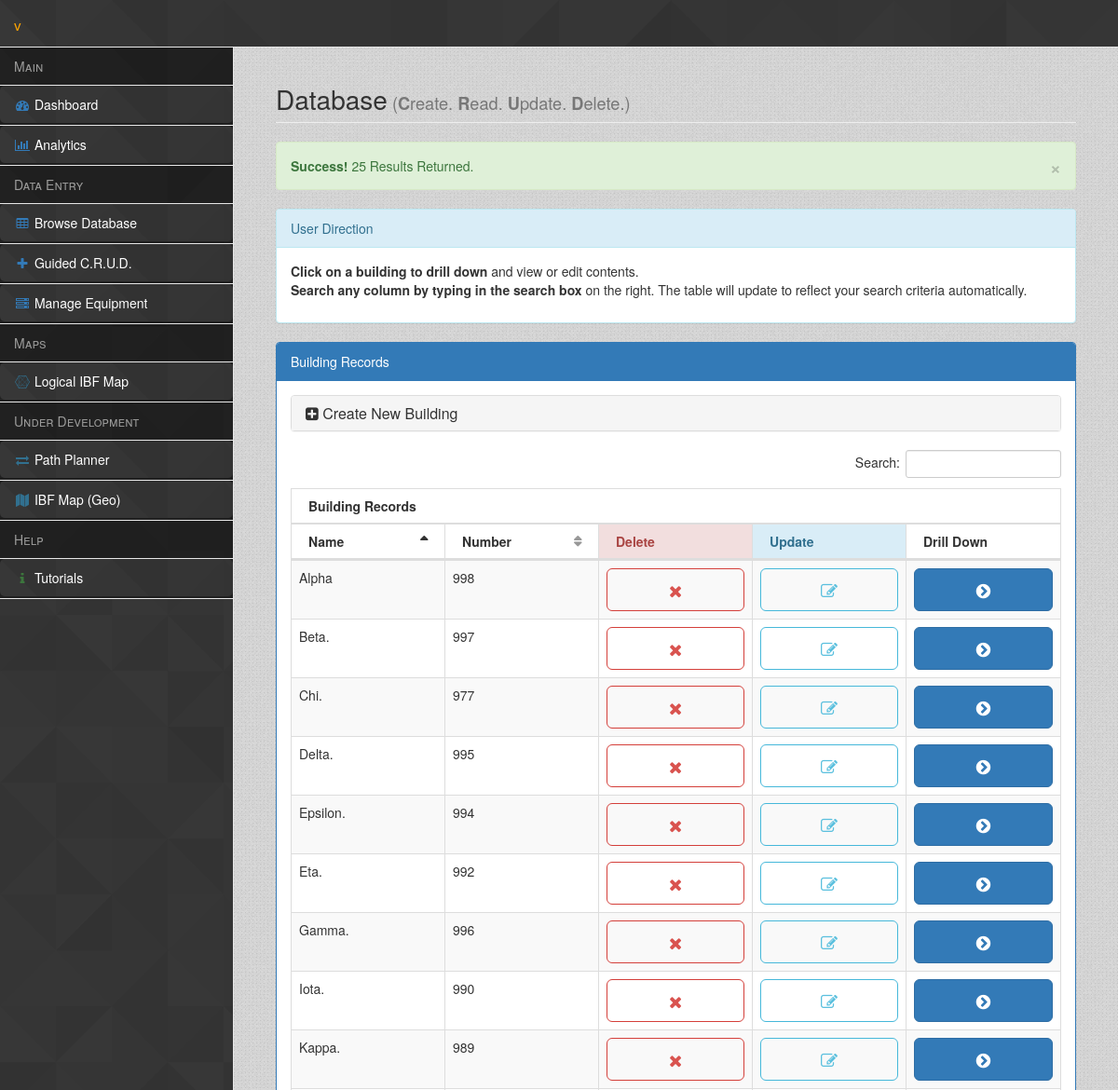
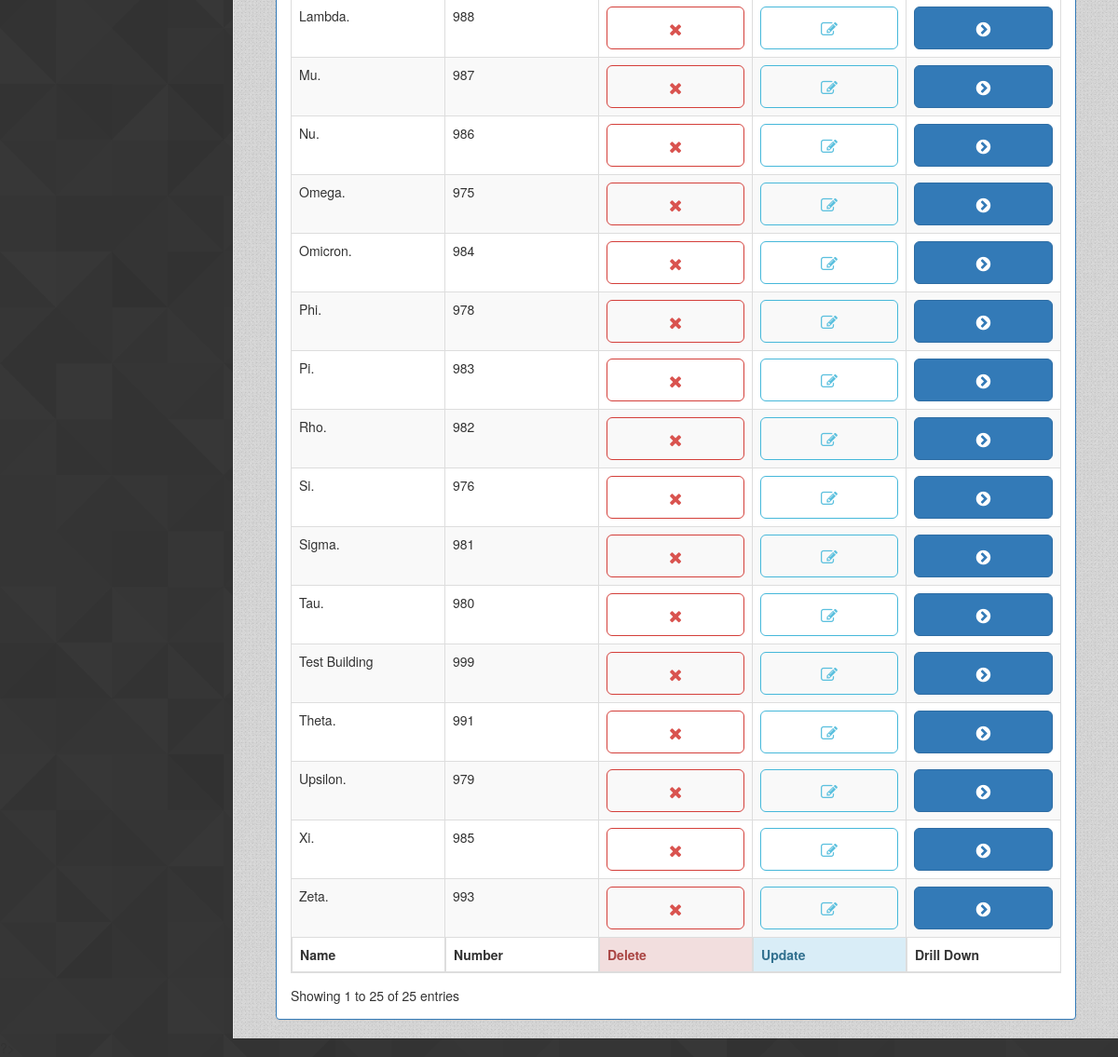
/pages/module_crud.php, run on the app's committed database (2 pictures, top to bottom).
### tables this page shows
CREATE TABLE IF NOT EXISTS `building` (
  `building_UID` int(4) unsigned zerofill NOT NULL AUTO_INCREMENT,
  `number` varchar(4) NOT NULL,
  `name` varchar(60) NOT NULL,
  `levels` int(2) NOT NULL,
  `notes` varchar(256) DEFAULT NULL,
  `address` varchar(256) DEFAULT NULL,
  `long` decimal(10,6) DEFAULT NULL,
  `lat` decimal(11,6) DEFAULT NULL,
  `lastmodified` timestamp NOT NULL DEFAULT CURRENT_TIMESTAMP ON UPDATE CURRENT_TIMESTAMP,
  PRIMARY KEY (`building_UID`),
  UNIQUE KEY `numNameCombo` (`number`,`name`)
);

### pages/module_crud.php (the view, shortened to what this page needs)
<!DOCTYPE html>
<html lang="en">
<?php
include('./commonFunctions.php');
include('snippets/sharedHead.php');
$thisPage='home';
generatePageStartHtml($thisPage);
writeHeader('Database<small> (<b>C</b>reate. <b>R</b>ead. <b>U</b>pdate. <b>D</b>elete.)</small>');
if(isset($_POST['cabinetAction']) && isset($_POST['cabinetUID'])){
switch ($_POST['cabinetAction']) {
    case 'delete':
        $db = new PDO('mysql:host='.$dbHost.';dbname='.$dbName.'', $dbUser, $dbPassword);
        $db->setAttribute(PDO::ATTR_ERRMODE, PDO::ERRMODE_EXCEPTION);
        try {
            $stmt = $db->prepare('DELETE FROM cabinet WHERE cabinet_UID=:cabinetUID');
            $stmt->bindParam(':cabinetUID', $_POST['cabinetUID']);
            $stmt->execute();
            writeAlert('success',' <i class="fi-results"></i> Cabinet '.$_POST['cabinetLabel'].' of Storage Unit '.$_POST['cabinetStorageUnitLabel'].' was successfully removed from the system.<br />(this includes all child elements including panels, ports, strands, and jumpers)');
        }
        catch(PDOException $e){
            writeAlert('danger',$e->getMessage());
        }
        break;
    case 'edit':
        echo '
        <div class="row">
        <div class="col-lg-12">
        <div class="panel panel-info">
        <div class="panel-heading">
        User Direction
        </div>
        <div class="panel-body">
        <p>
        <b>Edit the fields below</b> to set new values.<br />
        <b>Hit update record</b> to save your changes.
        </p><form action="module_crud.php" method="POST">
        <input type="hidden" name="cabinetUID" id="cabinetUID" value="'.$_POST['cabinetUID'].'" />
        <input type="hidden" name="cabinetAction" id="cabinetAction" value="update" />
        <div class="dataTable_wrapper">
        <table class="table table-striped table-bordered table-hover table-responsive" id="dataTables-updateBuilding">
        <thead>
        <tr>
        <th class="center" colspan="3">Cabinet Record</th>
        </tr>
        <tr>
        <th>Label</th>
        <th>Notes</th>
        <th>Action</th>
        </tr>
        </thead>
        <tbody>
        <tr class="odd  dt-body-center">
        <td>
        <div class="form-group-lg">
        <input class="form-control" id="cabinetLabel" name="cabinetLabel" value="'.$_POST['cabinetLabel'].'">
        </div>
        </td>
        <td>
        <div class="form-group-lg">
        <input class="form-control" id="cabinetNotes" name="cabinetNotes" value="'.$_POST['cabinetNotes'].'">
        </div>
        </td>
        <td>
        <button type="submit" class="btn btn-primary btn-lg btn-block"><i class="fa fa-edit"></i> Update Record</button>
        </td>
        </tr>
        </tbody>
        </table>
        </form>
        </div>
        </div>
        </div>
        </div>
        ';
        break;
    case 'update':
        $db = new PDO('mysql:host='.$dbHost.';dbname='.$dbName.'', $dbUser, $dbPassword);
        $db->setAttribute(PDO::ATTR_ERRMODE, PDO::ERRMODE_EXCEPTION);
        try {
            $stmt = $db->prepare('UPDATE cabinet SET label=:label, notes=:notes WHERE cabinet_UID=:cabinetUID');
            $stmt->bindParam(':cabinetUID', $_POST['cabinetUID']);
            $stmt->bindParam(':label', $_POST['cabinetLabel']);
            $stmt->bindParam(':notes', $_POST['cabinetNotes']);
            $stmt->execute();
            echo '<div class="alert alert-success"><strong>Success!</strong> <i class="fi-results"></i> The selected cabinet now has a label of "'.$_POST['cabinetLabel'].'" and the following note atttached:<br />"'.$_POST['cabinetNotes'].'". <a href="#" class="close" data-dismiss="alert" aria-label="close">&times;</a></div>';
        }
        catch(PDOException $e){
            echo '<div class="alert alert-danger"><strong>Error!</strong>: '.$e->getMessage().'<a href="#" class="close" data-dismiss="alert" aria-label="close">&times;</a></div>';
        }
        include('snippets/crud_module/crud_module_cabinets.php');
        break;
    default:
        break;
}
}
else{
    $buildingDetails=array("UID" => array(),"number" => array(),"name" => array(),"levels" => array(),"notes" => array(),"lastMod" => array());
    $db = new PDO('mysql:host='.$dbHost.';dbname='.$dbName.'', $dbUser, $dbPassword);
    $db->setAttribute(PDO::ATTR_ERRMODE, PDO::ERRMODE_EXCEPTION);
      try {
      $stmt = $db->prepare('SELECT * FROM building order by number asc');
      $stmt->execute();
      $i=0;
      foreach($stmt as $row) {
      $i++;
      $buildingDetails[$i]['UID']=$row['building_UID'];
      $buildingDetails[$i]['number']=$row['number'];
      $buildingDetails[$i]['name']=$row['name'];
      $buildingDetails[$i]['levels']=$row['levels'];
      $buildingDetails[$i]['notes']=$row['notes'];
      $buildingDetails[$i]['lastMod']=$row['lastmodified'];
      }
      $totalBuildings=$stmt->rowCount();
        echo '<div class="alert alert-success"><strong>Success!</strong> <i class="fi-results"></i> '.$stmt->rowCount().' Results Returned. <a href="#" class="close" data-dismiss="alert" aria-label="close">&times;</a></div>';
      }
    catch(PDOException $e){
        echo '<div class="alert alert-danger"><strong>Error!</strong>: '.$e->getMessage().'<a href="#" class="close" data-dismiss="alert" aria-label="close">&times;</a></div>';
    }
?>
                <div class="row">
                    <div class="col-lg-12">
                        <div class="panel panel-info">
                            <div class="panel-heading">
                                User Direction
                            </div>
                            <div class="panel-body">
                                <p>
                                <b>Click on a building to drill down</b> and view or edit contents.<br />
                                <b>Search any column by typing in the search box</b> on the right. The table will update to reflect your search criteria automatically.
                                </p>
                            </div>
                        </div>
                    </div>
                </div>
    <div class="row">
        <div class="col-lg-12">
        <div class="panel panel-primary">
        <div class="panel-heading">
        Building Records
        </div>
        <div class="panel-body">
                <div class="panel-group" id="accordion">
                    <div class="panel panel-default">
                        <div class="panel-heading">
                            <h4 class="panel-title">
                                <a data-toggle="collapse" data-parent="#accordion" href="#createBuildingAccordion"><i class="fa fa-plus-square"></i> Create New Building</a>
                            </h4>
                        </div>
                    </div>
                </div>
            <div class="dataTable_wrapper">
                <table class="table table-striped table-bordered table-hover table-responsive" id="dataTables-buildings">
                    <thead>
                        <tr>
                            <th class="center" colspan="7">Building Records</th>
                        </tr>
                        <tr>
                            <th>Name</th>
                            <th>Number</th>
                            <th class="alert-danger" style="width:1%;">Delete</th>
                            <th class="center alert-info" style="width:1%;">Update</th>
                            <th class="center">Drill Down</th>
                        </tr>
                    </thead>
                    <tfoot>
                        <tr>
                            <th>Name</th>
                            <th>Number</th>
                            <th class="alert-danger" style="width:1%;">Delete</th>
                            <th class="center alert-info" style="width:1%;">Update</th>
                            <th class="center">Drill Down</th>
                        </tr>
                    </tfoot>
                    <tbody>
            <?php
            $i=1;while($i<=$totalBuildings){
                if ($i % 2 == 0) {
                    echo '<tr class="even ">';
                }
                else{
                    echo '<tr class="odd  dt-body-center">';
                }
                echo "<td>".$buildingDetails[$i]['name']."</td>";
                echo "<td>".$buildingDetails[$i]['number']."</td>";
                echo "
                <td>
                    <form action='module_crud.php' method='POST'>
                        <input type='hidden' name='buildingUID' id='buildingUID' value='".$buildingDetails[$i]['UID']."' />
                        <input type='hidden' name='buildingNumber' id='buildingNumber' value='".$buildingDetails[$i]['number']."' />
                        <input type='hidden' name='buildingName' id='buildingName' value='".$buildingDetails[$i]['name']."' />
                        <input type='hidden' name='buildingLevels' id='buildingLevels' value='".$buildingDetails[$i]['levels']."' />
                        <input type='hidden' name='buildingNotes' id='buildingNotes' value='".$buildingDetails[$i]['notes']."' />
                        <input type='hidden' name='buildingAction' id='buildingAction' value='delete' />
                        <button type='submit' class='btn btn-outline btn-danger btn-lg btn-block' onclick=\"return confirm('Are you sure? Deleting this building will also destroy everything inside this building. This is irreversible.')\"><i class='fa fa-times'></i></button>
                        </form>
                </td>";
                echo "
                <td>
                    <form action='module_crud.php' method='POST'>
                        <input type='hidden' name='buildingUID' id='buildingUID' value='".$buildingDetails[$i]['UID']."' />
                        <input type='hidden' name='buildingNumber' id='buildingNumber' value='".$buildingDetails[$i]['number']."' />
                        <input type='hidden' name='buildingName' id='buildingName' value='".$buildingDetails[$i]['name']."' />
                        <input type='hidden' name='buildingLevels' id='buildingLevels' value='".$buildingDetails[$i]['levels']."' />
                        <input type='hidden' name='buildingNotes' id='buildingNotes' value='".$buildingDetails[$i]['notes']."' />
                        <input type='hidden' name='buildingAction' id='buildingAction' value='edit' />
                        <button type='submit' class='btn btn-outline btn-info btn-lg btn-block'><i class='fa fa-edit'></i></button>
                    </form>
                </td>";
                echo "
                <td>
                    <form action='module_crud.php' method='POST'>
                        <input type='hidden' name='buildingUID' id='buildingUID' value=".$buildingDetails[$i]['UID']." />
                        <input type='hidden' name='buildingNumber' id='buildingNumber' value='".$buildingDetails[$i]['number']."' />
                        <input type='hidden' name='buildingName' id='buildingName' value='".$buildingDetails[$i]['name']."' />
                        <input type='hidden' name='buildingLevels' id='buildingLevels' value='".$buildingDetails[$i]['levels']."' />
                        <input type='hidden' name='buildingNotes' id='buildingNotes' value='".$buildingDetails[$i]['notes']."' />
                        <input type='hidden' name='buildingAction' id='buildingAction' value='view' />
                        <button type='submit' class='btn btn btn-primary btn-lg btn-block'><i class='fa fa-chevron-circle-right'></i></button>
                    </form>
                </td>";
                echo "</tr>";
                $i++;
            }
            ?>
                    </tbody>
                </table>
            </div>
        </div>
        </div>
        </div>
    </div>
<?php
}
?>
            </div>
        </div>
    </div>
</body>
</html>

### pages/snippets/sharedHead.php (shortened to what this page needs)
<head>
    <link href="../bower_components/bootstrap/dist/css/bootstrap.min.css" rel="stylesheet">
    <link href="../bower_components/metisMenu/dist/metisMenu.min.css" rel="stylesheet">
    <link href="../bower_components/bootstrap-social/bootstrap-social.css" rel="stylesheet">
    <link href="../bower_components/datatables-plugins/integration/bootstrap/3/dataTables.bootstrap.css" rel="stylesheet">
    <link href="../bower_components/datatables-responsive/css/dataTables.responsive.css" rel="stylesheet">
    <link href="../dist/css/timeline.css" rel="stylesheet">
    <link href="../dist/css/sb-admin-2.css" rel="stylesheet">
    <link href="../dist/css/customStyles.css" rel="stylesheet">
    <link href="../dist/css/animate.css" rel="stylesheet">
    <link href="../bower_components/font-awesome/css/font-awesome.min.css" rel="stylesheet" type="text/css">
    <link rel="stylesheet" href="../dist/css/leaflet.css" />
    <link href="../bower_components/morrisjs/morris.css" rel="stylesheet">
</head>

### pages/commonFunctions.php (shortened to what this page needs)
<?php
function writeHeader($textString){
    echo '<div class="row">';
    echo '<div class="col-lg-12">';
    echo '<h1 class="page-header">';
    echo $textString;
    echo '</h1>';
    echo '</div>';
    echo '</div>';
}
function generatePageStartHtml($pageName){
	echo '
	<body>
	<div id="wrapper">
	<nav class="navbar navbar-default navbar-static-top" role="navigation" style="margin-bottom: 0">
	';
	include('snippets/sharedTopNav.php');
	include('snippets/sharedSideNav.php');
	echo '</nav>
	<div id="page-wrapper">
	<div class="container-fluid animated fadeIn">';
}
?>

### pages/snippets/sharedTopNav.php (shortened to what this page needs)
<?php
global $config;
?>
<div class="navbar-header">
    <a class="navbar-brand" href="index.php"><?php echo $config['header']['projectName'];?><small> v<?php echo $config['header']['projectVersion'];?></small></a>
</div>

### pages/snippets/sharedSideNav.php (shortened to what this page needs)
  <div class="navbar-default sidebar" role="navigation">
    <div class="sidebar-nav navbar-collapse">
        <ul class="nav" id="side-menu">
            <li class="separator">Main</li>
                <li>
                <a href="index.php">
                <i class="text-primary fa fa-dashboard fa-fw"></i> Dashboard
                </a>
                </li>
                <li>
                <a href="analytics.php">
                <i class="text-primary fa fa-bar-chart fa-fw"></i> Analytics
                </a>
                </li>
            <li class="separator">Data Entry</li>
                <li>
                <a href="module_crud.php">
                <i class="text-primary fa fa-table fa-fw"></i> Browse Database
                </a>
                </li>
                <li>
                <a href="guidedRecordCreation.php">
                <i class="text-primary fa fa-plus fa-fw"></i> Guided C.R.U.D.
                </a>
                </li>
                <li>
                <a href="equipment_crud.php">
                <i class="text-primary fa fa-server fa-fw"></i> Manage Equipment
                </a>
                </li>
            <li class="separator">Maps</li>
                <li>
                <a href="interbuildingMapLogical.php">
                <i class="text-info fa fa-connectdevelop fa-fw"></i>
                Logical IBF Map
                </a>
                </li>
            <li class="separator">Under Development</li>
                <li>
                <a href="pathPlanner.php">
                <i class="text-info fa fa-exchange fa-fw"></i> Path Planner
                </a>
                </li>
                <li>
                <a href="interbuildingMapGeo.php">
                <i class="text-info fa fa-map fa-fw"></i> IBF Map (Geo)
                </a>
                </li>
            <li class="separator">Help</li>
                <li>
                <a href="module_tutorials.php">
                <i class="text-success fa fa-info fa-fw"></i> Tutorials
                </a>
                </li>
        </ul>
    </div>
</div>

### data on the page
building: name "Omega.", number "975"
building: name "Si.", number "976"
building: name "Chi.", number "977"
building: name "Phi.", number "978"
building: name "Upsilon.", number "979"
building: name "Tau.", number "980"
building: name "Sigma.", number "981"
building: name "Rho.", number "982"
building: name "Pi.", number "983"
building: name "Omicron.", number "984"
building: name "Xi.", number "985"
building: name "Nu.", number "986"
building: name "Mu.", number "987"
building: name "Lambda.", number "988"
building: name "Kappa.", number "989"
building: name "Iota.", number "990"
building: name "Theta.", number "991"
building: name "Eta.", number "992"
building: name "Zeta.", number "993"
building: name "Epsilon.", number "994"
building: name "Delta.", number "995"
building: name "Gamma.", number "996"
building: name "Beta.", number "997"
building: name "Alpha", number "998"
building: name "Test Building", number "999"

### other printed values
$textString "Database ( C reate. R ead. U pdate. D elete.)"
$stmt->rowCount() "25"
